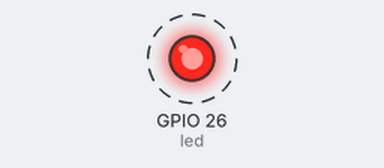
Bench run of a program on a simulated ESP32 board running MicroPython. On the bench: output pins drawn as LEDs (lit = HIGH). Wiring (from the project's diagram.json): red LED on GPIO 26. Dashed ring = blinking. What the program prints to the serial console is not drawn.

Above: at 0.2 s.
Timing chart, 0 to 3.0 s (numbered marks = the images above):
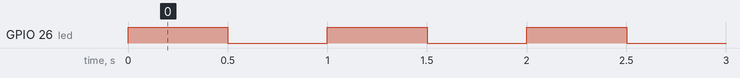

The program:

main.py
```python
# Lab 1 - Hello, GPIO!  (MicroPython on ESP32, Wokwi)
# An LED on GPIO 26 (through a 220 ohm resistor) blinks once a second.
from machine import Pin
import time

led = Pin(26, Pin.OUT)          # GPIO 26 as an OUTPUT
print("Lab 1: Hello, GPIO!")

while True:
    led.value(1)                # 3.3 V on the pin -> LED ON
    print("LED ON")
    time.sleep_ms(500)          # wait 500 ms (the CPU does nothing else!)
    led.value(0)                # 0 V on the pin -> LED OFF
    print("LED OFF")
    time.sleep_ms(500)
```

Measured:
- by itself, GPIO 26 (led): alternates HIGH for 0.50 s and LOW for 0.50 s
